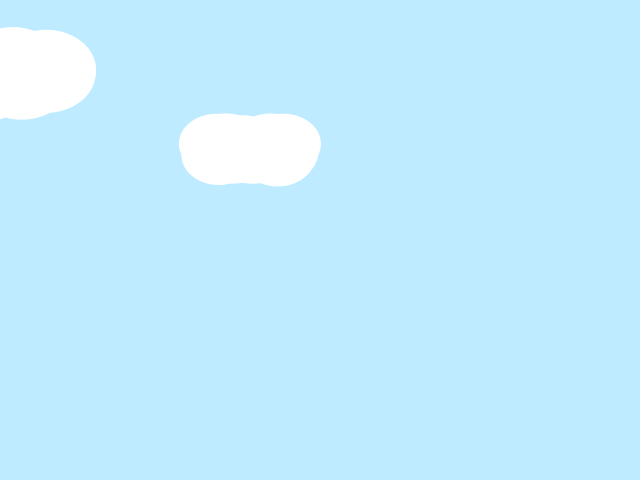
Frame 1 (no input)
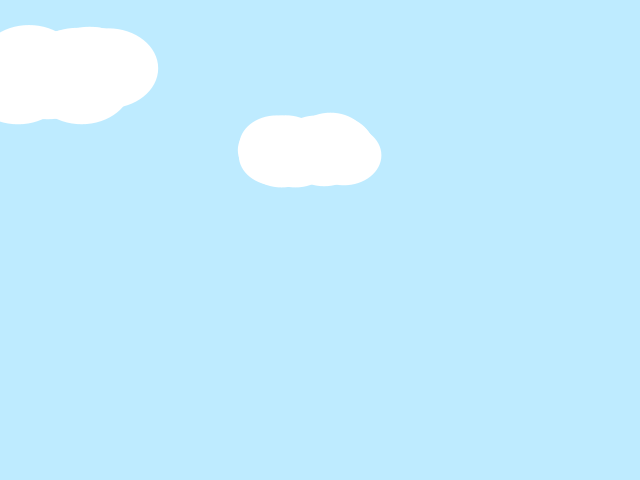
Frame 60 (the mouse pressed at the canvas centre just before this capture)
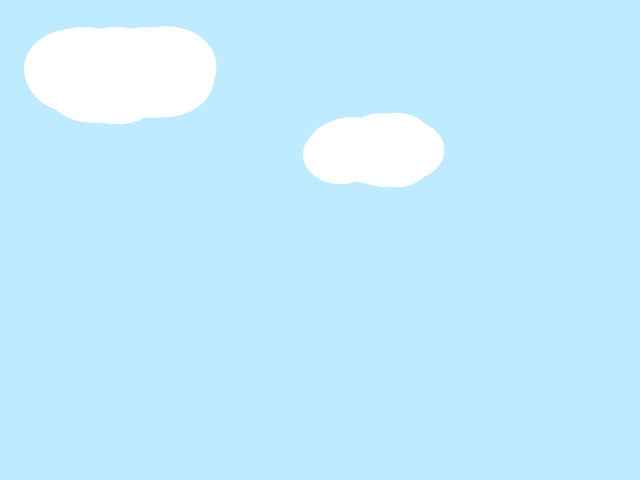
Frame 120 (the mouse held since frame 60 and released just before this capture)

The Processing sketch that drew these frames (run headless with seeded random() and noise(); from frame 60 on, the mouse is pressed at the canvas centre):

// Processing sketch: processing_12467
// ── processing_12467.pde

int speed = 1;
int globalX = 0;
int globalY = 100;

void setup() {
  size(640,480);
  fill(255, 170);
  noStroke();
  smooth();
  }

void draw() {
 background(190, 235, 256);
 fill(255);
 move();
 cloud(globalX, 75, 100);
 cloud(globalX+250, 150, 75);
 }
  
  // move cloud
  void move() {
    // let the cloud move 
    globalX = globalX + speed;
  }
  
   // display cloud
  void cloud  (float x, float y, float s) {
  for(int i = 0; i < 20; i++){
    ellipse(x+random(s)-s/2, y+random(s/5)-s/10, s, s*.8);
  }
  }
